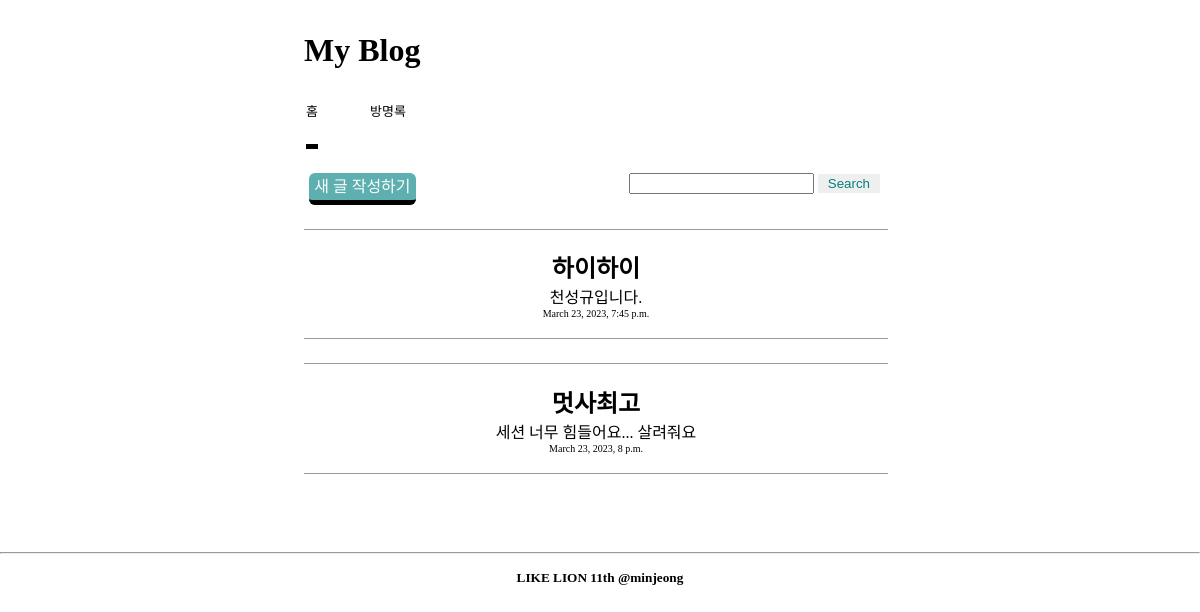
/, run on an earlier commit of the app's database.
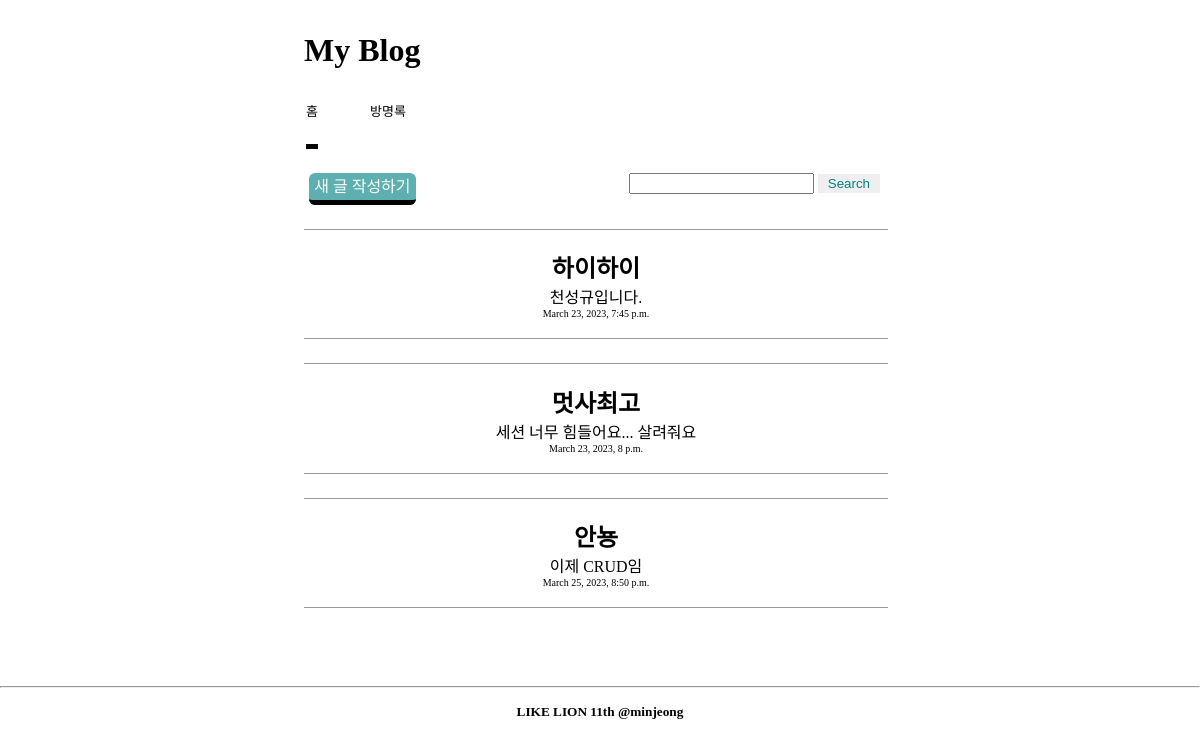
And on a later commit of the database.
### blog/models.py (models this page shows, shortened)
class Blog(models.Model):
    title = models.CharField(max_length=100)
    created_at = models.DateTimeField(auto_now_add=True)
    content = models.TextField()
    def summary(self):
        return self.content[:100]

### blog/views.py (the view)
# urls.py: path('', views.home, name='home'),
def home(request):
    blogs = Blog.objects.all()
    return render(request,'home.html',{'blogs':blogs})

### blog/templates/home.html (shortened to what this page needs)
{%load static%}
<!DOCTYPE html>
<html lang="en">
<head>
    <link rel="stylesheet" href="{% static 'blog/css/style.css'%}">
</head>
<body>
    <h1>My Blog</h1>
    <nav class="gnb">
        <ul>
            <li><a href="{%url 'home'%}" class="menu_home">홈</a></li>
            <li><a href="" class="menu_guest"></a>방명록</li>
        </ul>
    </nav>
    <div class="why">
        <form action="{% url 'search' %}" method="post" >
            <input type="text" name="searchkey">
            <button type="submit">Search</button>
        </form>
    </div>
    <div class="divnew"><a href="{%url 'new'%}" class = "newreport">새 글 작성하기</a></div>
    <div class = "report">
        {% for blog in blogs %}
        <div class="report_detail">
            <a href="{%url 'detail' blog.id%}" >
            <h2>{{blog.title}}</h2>
            <p>{{blog.summary}}</p>
            <p style="font-size:10px">{{blog.created_at}}</p>
            </a>
        </div>
        {% endfor %}
        <br>
    </div>
</body>
<footer>
    <br>
    <br>
    <hr>
    <div class="foot">
        <h5>LIKE LION 11th @minjeong</h5>
    </div>
</footer>
</html>

What changed in the data, as far as the page shows it:
added Blog: title "안뇽", summary "이제 CRUD임", created_at "March 25, 2023, 8:50 p.m."
